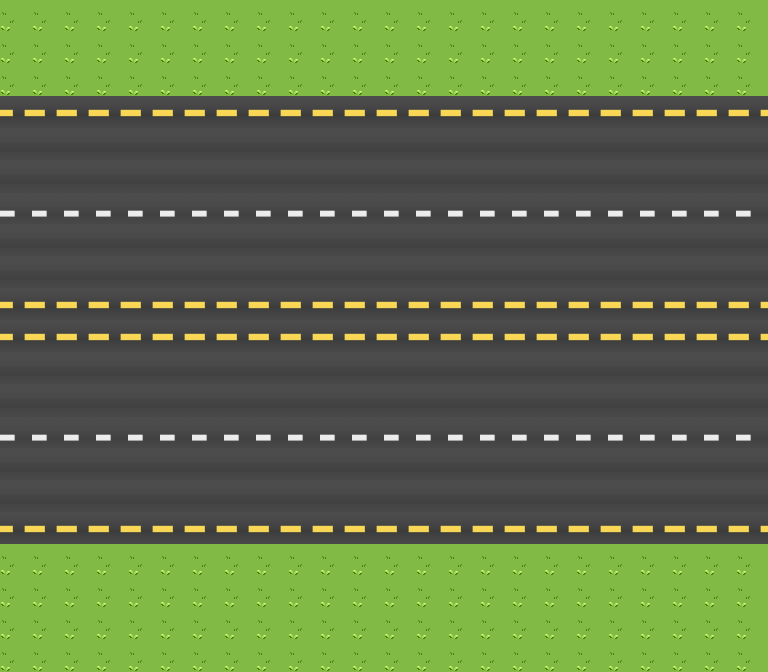

A level layout from a 2D game, rendered from its tile map. Below: a short description, then the map file with its tile-grid data intact:
An orthogonal 24x21 tile map with 32x32 px tiles, 4 tile layers (Grass, YellowLine, grayStreet, WhiteLine).

<map version="1.9" tiledversion="1.9.2" orientation="orthogonal" renderorder="right-down" width="24" height="21" tilewidth="32" tileheight="32" infinite="0" nextlayerid="5" nextobjectid="1">
 <editorsettings>
  <export target="img/bunny-game.json" format="json" />
 </editorsettings>
 <tileset firstgid="1" name="tilemap" tilewidth="32" tileheight="32" tilecount="8" columns="4">
  <image source="img/tilemap.png" width="128" height="64" />
 </tileset>
 <layer id="1" name="Grass" width="24" height="21">
  <data encoding="csv">
4,4,4,4,4,4,4,4,4,4,4,4,4,4,4,4,4,4,4,4,4,4,4,4,
4,4,4,4,4,4,4,4,4,4,4,4,4,4,4,4,4,4,4,4,4,4,4,4,
4,4,4,4,4,4,4,4,4,4,4,4,4,4,4,4,4,4,4,4,4,4,4,4,
4,4,4,4,4,4,4,4,4,4,4,4,4,4,4,4,4,4,4,4,4,4,4,4,
4,4,4,4,4,4,4,4,4,4,4,4,4,4,4,4,4,4,4,4,4,4,4,4,
4,4,4,4,4,4,4,4,4,4,4,4,4,4,4,4,4,4,4,4,4,4,4,4,
4,4,4,4,4,4,4,4,4,4,4,4,4,4,4,4,4,4,4,4,4,4,4,4,
4,4,4,4,4,4,4,4,4,4,4,4,4,4,4,4,4,4,4,4,4,4,4,4,
4,4,4,4,4,4,4,4,4,4,4,4,4,4,4,4,4,4,4,4,4,4,4,4,
4,4,4,4,4,4,4,4,4,4,4,4,4,4,4,4,4,4,4,4,4,4,4,4,
4,4,4,4,4,4,4,4,4,4,4,4,4,4,4,4,4,4,4,4,4,4,4,4,
4,4,4,4,4,4,4,4,4,4,4,4,4,4,4,4,4,4,4,4,4,4,4,4,
4,4,4,4,4,4,4,4,4,4,4,4,4,4,4,4,4,4,4,4,4,4,4,4,
4,4,4,4,4,4,4,4,4,4,4,4,4,4,4,4,4,4,4,4,4,4,4,4,
4,4,4,4,4,4,4,4,4,4,4,4,4,4,4,4,4,4,4,4,4,4,4,4,
4,4,4,4,4,4,4,4,4,4,4,4,4,4,4,4,4,4,4,4,4,4,4,4,
4,4,4,4,4,4,4,4,4,4,4,4,4,4,4,4,4,4,4,4,4,4,4,4,
4,4,4,4,4,4,4,4,4,4,4,4,4,4,4,4,4,4,4,4,4,4,4,4,
4,4,4,4,4,4,4,4,4,4,4,4,4,4,4,4,4,4,4,4,4,4,4,4,
4,4,4,4,4,4,4,4,4,4,4,4,4,4,4,4,4,4,4,4,4,4,4,4,
4,4,4,4,4,4,4,4,4,4,4,4,4,4,4,4,4,4,4,4,4,4,4,4
</data>
 </layer>
 <layer id="2" name="YellowLine" width="24" height="21">
  <data encoding="csv">
0,0,0,0,0,0,0,0,0,0,0,0,0,0,0,0,0,0,0,0,0,0,0,0,
0,0,0,0,0,0,0,0,0,0,0,0,0,0,0,0,0,0,0,0,0,0,0,0,
0,0,0,0,0,0,0,0,0,0,0,0,0,0,0,0,0,0,0,0,0,0,0,0,
1,1,1,1,1,1,1,1,1,1,1,1,1,1,1,1,1,1,1,1,1,1,1,1,
0,0,0,0,0,0,0,0,0,0,0,0,0,0,0,0,0,0,0,0,0,0,0,0,
0,0,0,0,0,0,0,0,0,0,0,0,0,0,0,0,0,0,0,0,0,0,0,0,
0,0,0,0,0,0,0,0,0,0,0,0,0,0,0,0,0,0,0,0,0,0,0,0,
0,0,0,0,0,0,0,0,0,0,0,0,0,0,0,0,0,0,0,0,0,0,0,0,
0,0,0,0,0,0,0,0,0,0,0,0,0,0,0,0,0,0,0,0,0,0,0,0,
1,1,1,1,1,1,1,1,1,1,1,1,1,1,1,1,1,1,1,1,1,1,1,1,
1,1,1,1,1,1,1,1,1,1,1,1,1,1,1,1,1,1,1,1,1,1,1,1,
0,0,0,0,0,0,0,0,0,0,0,0,0,0,0,0,0,0,0,0,0,0,0,0,
0,0,0,0,0,0,0,0,0,0,0,0,0,0,0,0,0,0,0,0,0,0,0,0,
0,0,0,0,0,0,0,0,0,0,0,0,0,0,0,0,0,0,0,0,0,0,0,0,
0,0,0,0,0,0,0,0,0,0,0,0,0,0,0,0,0,0,0,0,0,0,0,0,
0,0,0,0,0,0,0,0,0,0,0,0,0,0,0,0,0,0,0,0,0,0,0,0,
1,1,1,1,1,1,1,1,1,1,1,1,1,1,1,1,1,1,1,1,1,1,1,1,
0,0,0,0,0,0,0,0,0,0,0,0,0,0,0,0,0,0,0,0,0,0,0,0,
0,0,0,0,0,0,0,0,0,0,0,0,0,0,0,0,0,0,0,0,0,0,0,0,
0,0,0,0,0,0,0,0,0,0,0,0,0,0,0,0,0,0,0,0,0,0,0,0,
0,0,0,0,0,0,0,0,0,0,0,0,0,0,0,0,0,0,0,0,0,0,0,0
</data>
 </layer>
 <layer id="3" name="grayStreet" width="24" height="21">
  <data encoding="csv">
0,0,0,0,0,0,0,0,0,0,0,0,0,0,0,0,0,0,0,0,0,0,0,0,
0,0,0,0,0,0,0,0,0,0,0,0,0,0,0,0,0,0,0,0,0,0,0,0,
0,0,0,0,0,0,0,0,0,0,0,0,0,0,0,0,0,0,0,0,0,0,0,0,
0,0,0,0,0,0,0,0,0,0,0,0,0,0,0,0,0,0,0,0,0,0,0,0,
3,3,3,3,3,3,3,3,3,3,3,3,3,3,3,3,3,3,3,3,3,3,3,3,
3,3,3,3,3,3,3,3,3,3,3,3,3,3,3,3,3,3,3,3,3,3,3,3,
3,3,3,3,3,3,3,3,3,3,3,3,3,3,3,3,3,3,3,3,3,3,3,3,
3,3,3,3,3,3,3,3,3,3,3,3,3,3,3,3,3,3,3,3,3,3,3,3,
3,3,3,3,3,3,3,3,3,3,3,3,3,3,3,3,3,3,3,3,3,3,3,3,
0,0,0,0,0,0,0,0,0,0,0,0,0,0,0,0,0,0,0,0,0,0,0,0,
0,0,0,0,0,0,0,0,0,0,0,0,0,0,0,0,0,0,0,0,0,0,0,0,
3,3,3,3,3,3,3,3,3,3,3,3,3,3,3,3,3,3,3,3,3,3,3,3,
3,3,3,3,3,3,3,3,3,3,3,3,3,3,3,3,3,3,3,3,3,3,3,3,
3,3,3,3,3,3,3,3,3,3,3,3,3,3,3,3,3,3,3,3,3,3,3,3,
3,3,3,3,3,3,3,3,3,3,3,3,3,3,3,3,3,3,3,3,3,3,3,3,
3,3,3,3,3,3,3,3,3,3,3,3,3,3,3,3,3,3,3,3,3,3,3,3,
0,0,0,0,0,0,0,0,0,0,0,0,0,0,0,0,0,0,0,0,0,0,0,0,
0,0,0,0,0,0,0,0,0,0,0,0,0,0,0,0,0,0,0,0,0,0,0,0,
0,0,0,0,0,0,0,0,0,0,0,0,0,0,0,0,0,0,0,0,0,0,0,0,
0,0,0,0,0,0,0,0,0,0,0,0,0,0,0,0,0,0,0,0,0,0,0,0,
0,0,0,0,0,0,0,0,0,0,0,0,0,0,0,0,0,0,0,0,0,0,0,0
</data>
 </layer>
 <layer id="4" name="WhiteLine" width="24" height="21">
  <data encoding="csv">
0,0,0,0,0,0,0,0,0,0,0,0,0,0,0,0,0,0,0,0,0,0,0,0,
0,0,0,0,0,0,0,0,0,0,0,0,0,0,0,0,0,0,0,0,0,0,0,0,
0,0,0,0,0,0,0,0,0,0,0,0,0,0,0,0,0,0,0,0,0,0,0,0,
0,0,0,0,0,0,0,0,0,0,0,0,0,0,0,0,0,0,0,0,0,0,0,0,
0,0,0,0,0,0,0,0,0,0,0,0,0,0,0,0,0,0,0,0,0,0,0,0,
0,0,0,0,0,0,0,0,0,0,0,0,0,0,0,0,0,0,0,0,0,0,0,0,
5,5,5,5,5,5,5,5,5,5,5,5,5,5,5,5,5,5,5,5,5,5,5,5,
0,0,0,0,0,0,0,0,0,0,0,0,0,0,0,0,0,0,0,0,0,0,0,0,
0,0,0,0,0,0,0,0,0,0,0,0,0,0,0,0,0,0,0,0,0,0,0,0,
0,0,0,0,0,0,0,0,0,0,0,0,0,0,0,0,0,0,0,0,0,0,0,0,
0,0,0,0,0,0,0,0,0,0,0,0,0,0,0,0,0,0,0,0,0,0,0,0,
0,0,0,0,0,0,0,0,0,0,0,0,0,0,0,0,0,0,0,0,0,0,0,0,
0,0,0,0,0,0,0,0,0,0,0,0,0,0,0,0,0,0,0,0,0,0,0,0,
5,5,5,5,5,5,5,5,5,5,5,5,5,5,5,5,5,5,5,5,5,5,5,5,
0,0,0,0,0,0,0,0,0,0,0,0,0,0,0,0,0,0,0,0,0,0,0,0,
0,0,0,0,0,0,0,0,0,0,0,0,0,0,0,0,0,0,0,0,0,0,0,0,
0,0,0,0,0,0,0,0,0,0,0,0,0,0,0,0,0,0,0,0,0,0,0,0,
0,0,0,0,0,0,0,0,0,0,0,0,0,0,0,0,0,0,0,0,0,0,0,0,
0,0,0,0,0,0,0,0,0,0,0,0,0,0,0,0,0,0,0,0,0,0,0,0,
0,0,0,0,0,0,0,0,0,0,0,0,0,0,0,0,0,0,0,0,0,0,0,0,
0,0,0,0,0,0,0,0,0,0,0,0,0,0,0,0,0,0,0,0,0,0,0,0
</data>
 </layer>
</map>
